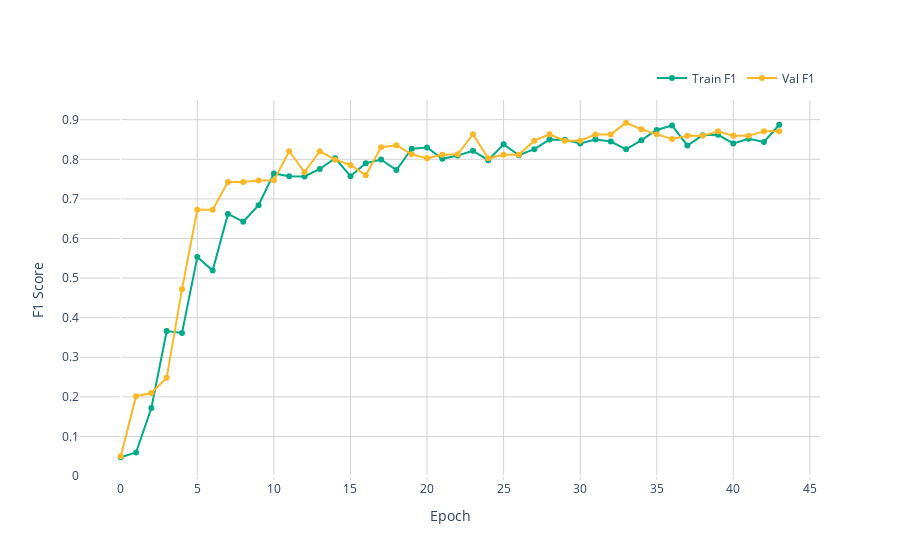

Notebook code for this chart:
### Code cell
trained_mlp = train_model(train_loader, val_loader, test_loader, mlp_model, 
                         mlp_criterion, mlp_optimizer, mlp_scheduler, 
                         epochs=50, log_every=5, early_stopping_patience=10)

### Figure 1 — Plotly figure (JSON) as saved in the notebook; plotly's stock layout.template omitted (floating-point values rounded to 4 significant figures)
{"data": [{"line": {"color": "#00aa88"}, "mode": "lines+markers", "name": "Train F1", "type": "scatter", "y": [0.04756, 0.05947, 0.172, 0.3663, 0.3614, 0.5531, 0.5189, 0.6619, 0.6425, 0.6839, 0.7643, 0.7573, 0.7566, 0.7756, 0.803, 0.7573, 0.79, 0.7995, 0.7728, 0.8266, 0.8299, 0.8012, 0.8098, 0.8214, 0.7977, 0.8378, 0.8103, 0.8257, 0.8499, 0.8492, 0.84, 0.85, 0.8449, 0.8252, 0.8483, 0.8741, 0.8854, 0.8347, 0.8607, 0.8617, 0.8401, 0.8521, 0.8439, 0.8872]}, {"line": {"color": "#fbb725"}, "mode": "lines+markers", "name": "Val F1", "type": "scatter", "y": [0.04997, 0.2017, 0.2098, 0.2482, 0.472, 0.6724, 0.6725, 0.7429, 0.7429, 0.7465, 0.7468, 0.8202, 0.7675, 0.8202, 0.7991, 0.7858, 0.7596, 0.8305, 0.8355, 0.8125, 0.8025, 0.8116, 0.8126, 0.8633, 0.8025, 0.8116, 0.8116, 0.847, 0.8633, 0.847, 0.847, 0.8628, 0.8628, 0.8923, 0.8756, 0.8633, 0.851, 0.8592, 0.8592, 0.871, 0.8592, 0.8592, 0.871, 0.871]}], "layout": {"legend": {"orientation": "h", "x": 1, "xanchor": "right", "y": 1.02, "yanchor": "bottom"}, "plot_bgcolor": "white", "xaxis": {"gridcolor": "lightgray", "showgrid": true, "title": {"text": "Epoch"}}, "yaxis": {"gridcolor": "lightgray", "showgrid": true, "title": {"text": "F1 Score"}}}}
